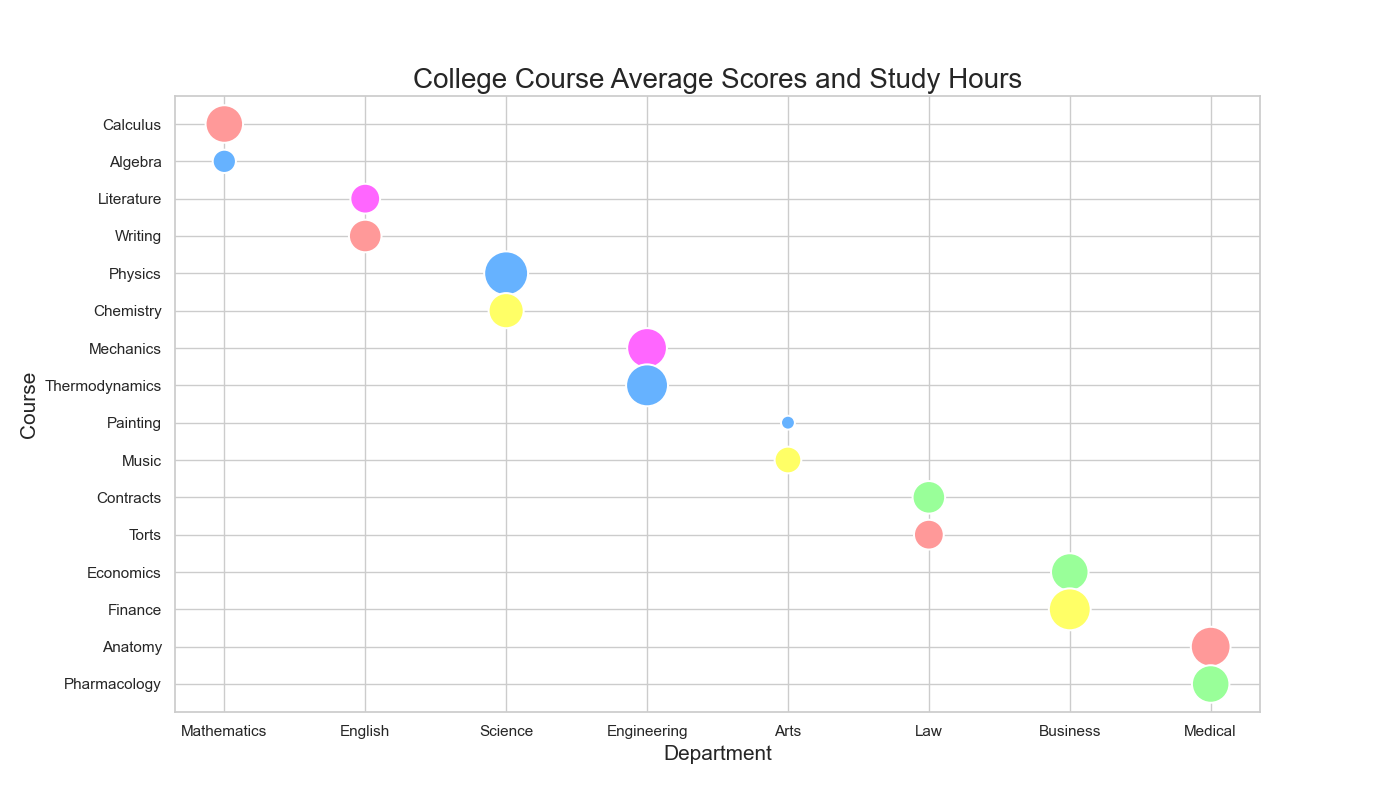

Here is the Python script that generated this plot:

import seaborn as sns
import pandas as pd
import matplotlib.pyplot as plt

# Data for visualization
data = {
    'Department': ['Mathematics', 'Mathematics', 'English', 'English', 'Science', 'Science', 'Engineering', 'Engineering', 'Arts', 'Arts', 'Law', 'Law', 'Business', 'Business', 'Medical', 'Medical'],
    'Course': ['Calculus', 'Algebra', 'Literature', 'Writing', 'Physics', 'Chemistry', 'Mechanics', 'Thermodynamics', 'Painting', 'Music', 'Contracts', 'Torts', 'Economics', 'Finance', 'Anatomy', 'Pharmacology'],
    'AverageScore': [78, 85, 83, 78, 90, 82, 88, 85, 80, 92, 86, 89, 81, 87, 84, 91],
    'HoursStudy': [12, 7, 9, 10, 15, 11, 13, 14, 5, 8, 10, 9, 12, 14, 13, 12]
}

# Create DataFrame
df = pd.DataFrame(data)

# Create a Bubble Chart with Seaborn
plt.figure(figsize=(14, 8)) # Modified width and height
bubble = sns.scatterplot(data=df, x="Department", y="Course", size="HoursStudy", 
                         legend=False, sizes=(100, 1000), 
                         hue="AverageScore", palette=["#FF9999", "#66B2FF", "#99FF99", "#FFFF66", "#FF66FF"])

# Customizing the axes and title (with changed topic and headline)
plt.title("College Course Average Scores and Study Hours", fontsize=20)
plt.xlabel("Department", fontsize=15)
plt.ylabel("Course", fontsize=15)

plt.show()
